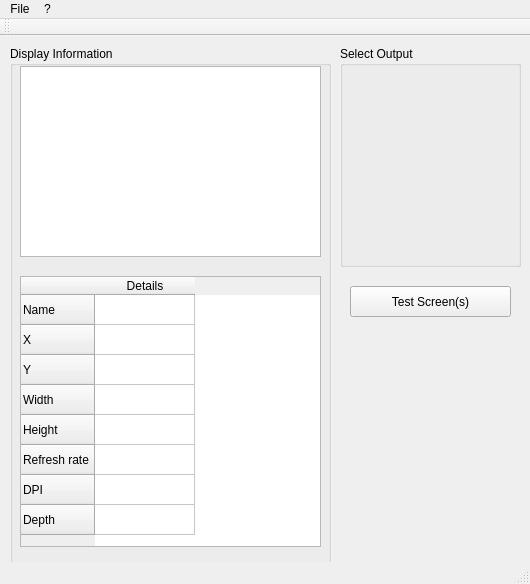
<?xml version="1.0" encoding="UTF-8"?>
<ui version="4.0">
 <class>MainWindow</class>
 <widget class="QMainWindow" name="MainWindow">
  <property name="geometry">
   <rect>
    <x>0</x>
    <y>0</y>
    <width>530</width>
    <height>584</height>
   </rect>
  </property>
  <property name="windowTitle">
   <string>MainWindow</string>
  </property>
  <widget class="QWidget" name="centralWidget">
   <widget class="QGroupBox" name="displayInfoBox">
    <property name="geometry">
     <rect>
      <x>10</x>
      <y>10</y>
      <width>321</width>
      <height>521</height>
     </rect>
    </property>
    <property name="title">
     <string>Display Information</string>
    </property>
    <widget class="QTableWidget" name="displayInfoTable">
     <property name="geometry">
      <rect>
       <x>10</x>
       <y>230</y>
       <width>301</width>
       <height>271</height>
      </rect>
     </property>
     <property name="sizeAdjustPolicy">
      <enum>QAbstractScrollArea::AdjustToContents</enum>
     </property>
     <row>
      <property name="text">
       <string>Name</string>
      </property>
     </row>
     <row>
      <property name="text">
       <string>X</string>
      </property>
     </row>
     <row>
      <property name="text">
       <string>Y</string>
      </property>
     </row>
     <row>
      <property name="text">
       <string>Width</string>
      </property>
     </row>
     <row>
      <property name="text">
       <string>Height</string>
      </property>
     </row>
     <row>
      <property name="text">
       <string>Refresh rate</string>
      </property>
     </row>
     <row>
      <property name="text">
       <string>DPI</string>
      </property>
     </row>
     <row>
      <property name="text">
       <string>Depth</string>
      </property>
     </row>
     <column>
      <property name="text">
       <string>Details</string>
      </property>
     </column>
    </widget>
    <widget class="QListWidget" name="listWidget">
     <property name="geometry">
      <rect>
       <x>10</x>
       <y>20</y>
       <width>301</width>
       <height>191</height>
      </rect>
     </property>
     <property name="currentRow">
      <number>-1</number>
     </property>
    </widget>
   </widget>
   <widget class="QGroupBox" name="displaySelectorBox">
    <property name="geometry">
     <rect>
      <x>340</x>
      <y>10</y>
      <width>181</width>
      <height>221</height>
     </rect>
    </property>
    <property name="title">
     <string>Select Output</string>
    </property>
    <widget class="QWidget" name="verticalLayoutWidget">
     <property name="geometry">
      <rect>
       <x>10</x>
       <y>20</y>
       <width>160</width>
       <height>191</height>
      </rect>
     </property>
     <layout class="QVBoxLayout" name="displaySelectorLayout">
      <property name="sizeConstraint">
       <enum>QLayout::SetMinimumSize</enum>
      </property>
     </layout>
    </widget>
   </widget>
   <widget class="QPushButton" name="pushButton">
    <property name="geometry">
     <rect>
      <x>350</x>
      <y>250</y>
      <width>161</width>
      <height>31</height>
     </rect>
    </property>
    <property name="text">
     <string>Test Screen(s)</string>
    </property>
   </widget>
  </widget>
  <widget class="QToolBar" name="mainToolBar">
   <attribute name="toolBarArea">
    <enum>TopToolBarArea</enum>
   </attribute>
   <attribute name="toolBarBreak">
    <bool>false</bool>
   </attribute>
  </widget>
  <widget class="QStatusBar" name="statusBar"/>
  <widget class="QMenuBar" name="menuBar">
   <property name="geometry">
    <rect>
     <x>0</x>
     <y>0</y>
     <width>530</width>
     <height>21</height>
    </rect>
   </property>
   <widget class="QMenu" name="menu">
    <property name="title">
     <string>?</string>
    </property>
    <addaction name="actionAbout"/>
   </widget>
   <widget class="QMenu" name="menuFile">
    <property name="title">
     <string>File</string>
    </property>
    <addaction name="actionLoad"/>
    <addaction name="separator"/>
    <addaction name="actionExit"/>
   </widget>
   <addaction name="menuFile"/>
   <addaction name="menu"/>
  </widget>
  <action name="actionLoad">
   <property name="text">
    <string>Load file...</string>
   </property>
  </action>
  <action name="actionExit">
   <property name="text">
    <string>Exit</string>
   </property>
  </action>
  <action name="actionAbout">
   <property name="text">
    <string>About</string>
   </property>
  </action>
 </widget>
 <layoutdefault spacing="6" margin="11"/>
 <resources/>
 <connections/>
</ui>
